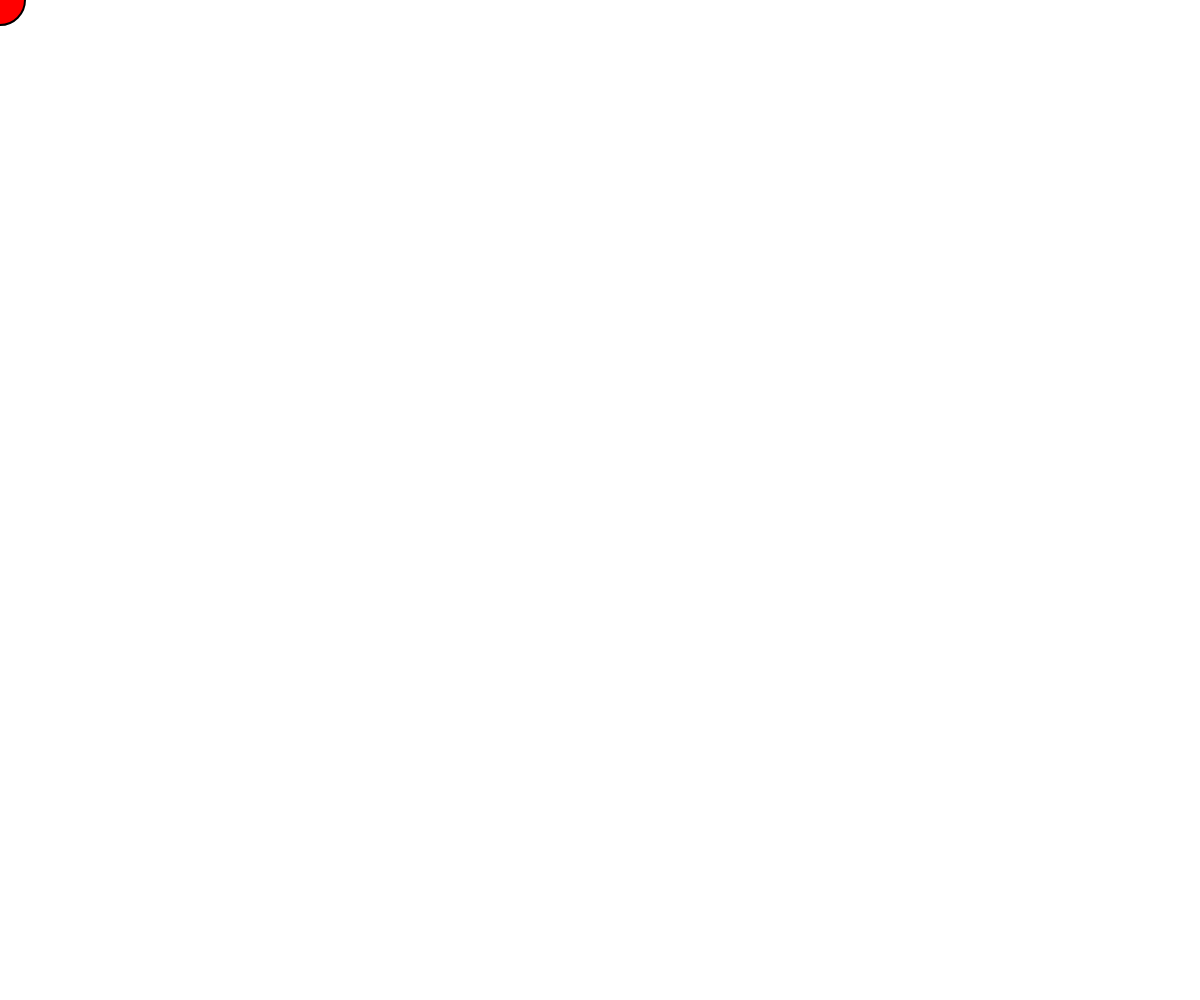
Frame 1 (no input)
Frame 60 (no input): identical to frame 1, image omitted
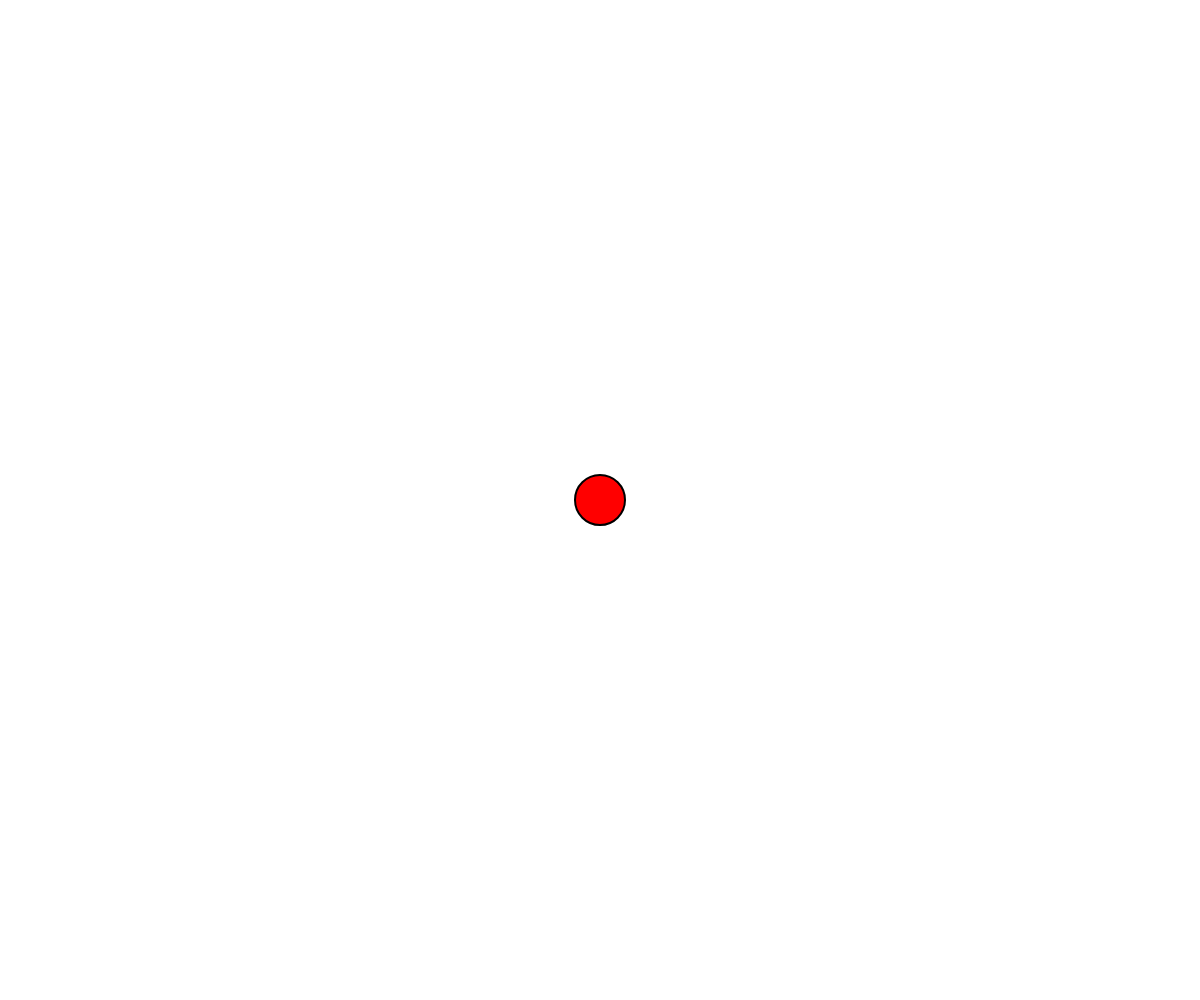
Frame 120 (the mouse pressed at the canvas centre since frame 60)

The p5.js sketch that drew these frames (run headless with seeded random() and noise() and a simulated clock; from frame 60 on, the mouse is pressed at the canvas centre):

// p5.js sketch
// ── sketch.js
let sizeX = window.innerWidth;
let sizeY = window.innerHeight;

function setup() {
  createCanvas(sizeX, sizeY);
}

function draw() {
  background(255,255,255);

  strokeWeight(5);
  noFill();
  // ellipse(sizeX/2,sizeY/2,abs(mouseX-sizeX/2)*2,abs(mouseY-sizeY/2)*2);
  strokeWeight(2);
  fill(255,0,0);
  ellipse(mouseX,mouseY,50);
}
